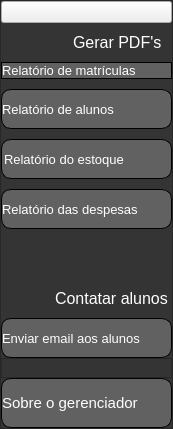
     <widget class="QFrame" name="frame_4">
      <property name="minimumSize">
       <size>
        <width>0</width>
        <height>0</height>
       </size>
      </property>
      <property name="maximumSize">
       <size>
        <width>50</width>
        <height>16777215</height>
       </size>
      </property>
      <property name="styleSheet">
       <string notr="true">QFrame{
background-color: rgb(52, 52, 52);
}</string>
      </property>
      <property name="frameShape">
       <enum>QFrame::StyledPanel</enum>
      </property>
      <property name="frameShadow">
       <enum>QFrame::Raised</enum>
      </property>
      <layout class="QVBoxLayout" name="verticalLayout">
       <property name="spacing">
        <number>0</number>
       </property>
       <property name="leftMargin">
        <number>0</number>
       </property>
       <property name="topMargin">
        <number>0</number>
       </property>
       <property name="rightMargin">
        <number>0</number>
       </property>
       <property name="bottomMargin">
        <number>0</number>
       </property>
       <item>
        <widget class="QPushButton" name="botao_menu">
         <property name="styleSheet">
          <string notr="true">QPushButton:hover{
background-color: rgb(149, 149, 149);
}</string>
         </property>
         <property name="text">
          <string/>
         </property>
         <property name="icon">
          <iconset>
           <normaloff>../../Icons/icon_menu.png</normaloff>../../Icons/icon_menu.png</iconset>
         </property>
         <property name="iconSize">
          <size>
           <width>70</width>
           <height>40</height>
          </size>
         </property>
        </widget>
       </item>
       <item>
        <widget class="QLabel" name="label_38">
         <property name="font">
          <font>
           <family>Segoe UI</family>
           <pointsize>12</pointsize>
          </font>
         </property>
         <property name="styleSheet">
          <string notr="true">margin-top:10px;
color: #fff;
padding-left: 68px;</string>
         </property>
         <property name="text">
          <string>Gerar PDF's</string>
         </property>
        </widget>
       </item>
       <item>
        <widget class="QPushButton" name="relatorio1">
         <property name="minimumSize">
          <size>
           <width>0</width>
           <height>0</height>
          </size>
         </property>
         <property name="font">
          <font>
           <pointsize>-1</pointsize>
          </font>
         </property>
         <property name="styleSheet">
          <string notr="true">QPushButton{
background-color: rgb(97, 97, 97);
border: 1px solid black;
border-radius:10px;
color: #fff;
text-align:left;
font-size:13px;
margin-top:10 px;
}
QPushButton:hover{
	background-color: rgb(149, 149, 149);
	border: 1px solid gray;
	
}

QPushButton:pressed{
border: 1px solid black;

}</string>
         </property>
         <property name="text">
          <string>Relatório de matrículas</string>
         </property>
         <property name="icon">
          <iconset>
           <normaloff>../../Icons/icon_matriculas.png</normaloff>../../Icons/icon_matriculas.png</iconset>
         </property>
         <property name="iconSize">
          <size>
           <width>80</width>
           <height>50</height>
          </size>
         </property>
        </widget>
       </item>
       <item>
        <widget class="QPushButton" name="relatorio2">
         <property name="minimumSize">
          <size>
           <width>0</width>
           <height>50</height>
          </size>
         </property>
         <property name="font">
          <font>
           <pointsize>-1</pointsize>
          </font>
         </property>
         <property name="styleSheet">
          <string notr="true">QPushButton{
background-color: rgb(97, 97, 97);
border: none;
border-radius:10px;
color: #fff;
text-align:left;
font-size:13px;
margin-top:10 px;
border: 1px solid black;
}
QPushButton:hover{
	background-color: rgb(149, 149, 149);
	border: 1px solid gray;
}
QPushButton:pressed{
border: 1px solid black;

}</string>
         </property>
         <property name="text">
          <string>Relatório de alunos</string>
         </property>
         <property name="icon">
          <iconset>
           <normaloff>../../Icons/aluno_icon-removebg-preview.png</normaloff>../../Icons/aluno_icon-removebg-preview.png</iconset>
         </property>
         <property name="iconSize">
          <size>
           <width>80</width>
           <height>50</height>
          </size>
         </property>
        </widget>
       </item>
       <item>
        <widget class="QPushButton" name="relatorio3">
         <property name="minimumSize">
          <size>
           <width>0</width>
           <height>50</height>
          </size>
         </property>
         <property name="font">
          <font>
           <pointsize>-1</pointsize>
          </font>
         </property>
         <property name="styleSheet">
          <string notr="true">QPushButton{
background-color: rgb(97, 97, 97);
border: none;
border-radius:10px;
color: #fff;
text-align:left;
font-size:13px;
padding-left: 2px;
margin-top:10 px;
border: 1px solid black;
}
QPushButton:hover{
	background-color: rgb(149, 149, 149);
	border: 1px solid gray;
}
QPushButton:pressed{
border: 1px solid black;

}</string>
         </property>
         <property name="text">
          <string>Relatório do estoque</string>
         </property>
         <property name="icon">
          <iconset>
           <normaloff>../../Icons/estoque_icon.webp</normaloff>../../Icons/estoque_icon.webp</iconset>
         </property>
         <property name="iconSize">
          <size>
           <width>75</width>
           <height>45</height>
          </size>
         </property>
        </widget>
       </item>
       <item>
        <widget class="QPushButton" name="relatorio4">
         <property name="minimumSize">
          <size>
           <width>0</width>
           <height>50</height>
          </size>
         </property>
         <property name="font">
          <font>
           <pointsize>-1</pointsize>
          </font>
         </property>
         <property name="styleSheet">
          <string notr="true">QPushButton{
background-color: rgb(97, 97, 97);
border: none;
border-radius:10px;
color: #fff;
text-align:left;
font-size:13px;
margin-top:10 px;
border: 1px solid black;
}
QPushButton:hover{
	background-color: rgb(149, 149, 149);
	border: 1px solid gray;
}
QPushButton:pressed{
border: 1px solid black;

}</string>
         </property>
         <property name="text">
          <string>Relatório das despesas</string>
         </property>
         <property name="icon">
          <iconset>
           <normaloff>../../Icons/orçamento_icon.png</normaloff>../../Icons/orçamento_icon.png</iconset>
         </property>
         <property name="iconSize">
          <size>
           <width>80</width>
           <height>50</height>
          </size>
         </property>
        </widget>
       </item>
       <item>
        <widget class="QLabel" name="label_37">
         <property name="font">
          <font>
           <family>Segoe UI</family>
           <pointsize>12</pointsize>
          </font>
         </property>
         <property name="styleSheet">
          <string notr="true">margin-top:60px;
color: #fff;
padding-left: 50px;</string>
         </property>
         <property name="text">
          <string>Contatar alunos</string>
         </property>
        </widget>
       </item>
       <item>
        <widget class="QPushButton" name="pushButton_8">
         <property name="minimumSize">
          <size>
           <width>0</width>
           <height>50</height>
          </size>
         </property>
         <property name="maximumSize">
          <size>
           <width>6656</width>
           <height>16777215</height>
          </size>
         </property>
         <property name="font">
          <font>
           <pointsize>-1</pointsize>
          </font>
         </property>
         <property name="styleSheet">
          <string notr="true">QPushButton{
background-color: rgb(97, 97, 97);
border: none;
border-radius:10px;
color: #fff;
text-align:left;
font-size:13px;
margin-top:10 px;
border: 1px solid black;

}
QPushButton:hover{
	background-color: rgb(149, 149, 149);
	border: 1px solid gray;
}
QPushButton:pressed{
border: 1px solid black;

}</string>
         </property>
         <property name="text">
          <string>Enviar email aos alunos</string>
         </property>
         <property name="icon">
          <iconset>
           <normaloff>../../Icons/email.png</normaloff>../../Icons/email.png</iconset>
         </property>
         <property name="iconSize">
          <size>
           <width>80</width>
           <height>50</height>
          </size>
         </property>
        </widget>
       </item>
       <item>
        <widget class="QFrame" name="frame_5">
         <property name="maximumSize">
          <size>
           <width>16777215</width>
           <height>400</height>
          </size>
         </property>
         <property name="styleSheet">
          <string notr="true">background-color: rgb(52, 52, 52);</string>
         </property>
         <property name="frameShape">
          <enum>QFrame::StyledPanel</enum>
         </property>
         <property name="frameShadow">
          <enum>QFrame::Raised</enum>
         </property>
         <layout class="QVBoxLayout" name="verticalLayout_3">
          <item>
           <spacer name="verticalSpacer">
            <property name="orientation">
             <enum>Qt::Vertical</enum>
            </property>
            <property name="sizeHint" stdset="0">
             <size>
              <width>0</width>
              <height>0</height>
             </size>
            </property>
           </spacer>
          </item>
         </layout>
        </widget>
       </item>
       <item>
        <widget class="QPushButton" name="pushButton_9">
         <property name="minimumSize">
          <size>
           <width>0</width>
           <height>50</height>
          </size>
         </property>
         <property name="maximumSize">
          <size>
           <width>54545</width>
           <height>16777215</height>
          </size>
         </property>
         <property name="font">
          <font>
           <pointsize>-1</pointsize>
          </font>
         </property>
         <property name="styleSheet">
          <string notr="true">QPushButton{
background-color: rgb(97, 97, 97);
border: none;
border-radius:10px;
color: #fff;
text-align:left;
font-size:15px;
border: 1px solid black;


}
QPushButton:hover{
	background-color: rgb(149, 149, 149);
	border: 1px solid gray;
}
QPushButton:pressed{
border: 1px solid black;

}</string>
         </property>
         <property name="text">
          <string>Sobre o gerenciador</string>
         </property>
         <property name="icon">
          <iconset>
           <normaloff>../../Icons/interreogation_icon-removebg-preview.png</normaloff>../../Icons/interreogation_icon-removebg-preview.png</iconset>
         </property>
         <property name="iconSize">
          <size>
           <width>80</width>
           <height>50</height>
          </size>
         </property>
        </widget>
       </item>
      </layout>
     </widget>
